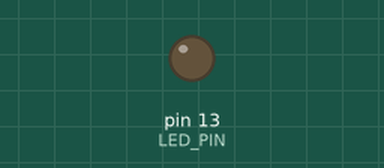
Recording of a sketch running on a simulated Arduino Uno, built with avr-gcc and run on an emulated ATmega328P. Parts: output pins drawn as LEDs (lit = HIGH). What the sketch prints to the serial monitor is not drawn.

Above: at 0.81 s.
At 1.56 s:
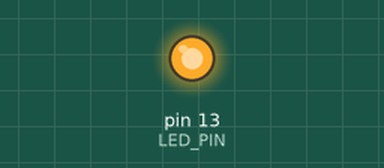
Timing chart, 0 to 3.0 s (numbered marks = the images above):
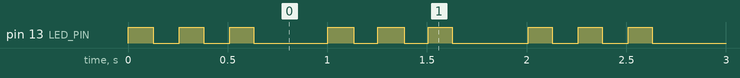

Measured:
- by itself, pin 13 (LED_PIN): repeats every 1.0 s: 2 × (LOW 0.13 s, HIGH 0.12 s), LOW 0.37 s, HIGH 0.13 s
- by itself, everything shown: repeats every 1.0 s, in 6 steps

The sketch:

test_led.ino
```cpp
constexpr const int LED_PIN = LED_BUILTIN;
const unsigned int BLINK_INTERVAL = 1000; // blink time in milliseconds, max 4 on/off in this time

#define LOG_LED(message) Serial.println(message);

#include "led.hpp"


LED led;

void setup()
{
    while (!Serial)
        ;
    Serial.begin(115200);

    led = LED();
}

void loop()
{
    led.ShowStatus(LED::Signal::Gallop),
    led.Update(millis());
}
```

led.hpp
```cpp
#ifndef __LED_HPP
#define __LED_HPP

class LED
{
public:
    // A byte where every bit sets the led on (1) or off (0) and is called periodicially.
    // The naming relates to the musical notation and horses.
    enum class Signal : uint8_t
    {
        Off = 0x0,           // 0000 0000
        Whole = 0xFF,        // 1111 1111 Whole
        Half = 0xF0,         // 1111 0000 Half
        Quarter = 0xC0,      // 1100 0000 Quarter
        Eights = 0x80,       // 1000 0000 Eights
        Sixteenth = 0x88,    // 1000 1000 Sixteenth
        ThirtySecond = 0xAA, // 1010 1010 ThirtySecond
        Trab = 0xA0,         // 1010 0000 Trab
        Gallop = 0xA8        // 1010 1000 Gallop
    };

    LED()
        : lastTime_{0}, signalStyle_{Signal::Off}
    {
        pinMode(LED_PIN, OUTPUT);
        digitalWrite(LED_PIN, LOW);
    }

    // Update in loop to blink the led in the desired way
    void Update(const unsigned long &CurrentTime) noexcept
    {
        const auto blinkIntervalProgress = CurrentTime % BLINK_INTERVAL;
        const auto currentIndex = blinkIntervalProgress / (BLINK_INTERVAL / 8);
        const auto ledState = 0x80 >> currentIndex & static_cast<uint8_t>(signalStyle_);
        digitalWrite(LED_PIN, ledState);
        lastTime_ = CurrentTime;
        LOG_LED(String("blinkStyle: ") + static_cast<int>(signalStyle_) + " :: currentIndex = blinkIntervalProgress / BLINK_INTERVAL :: " + currentIndex + " = " + blinkIntervalProgress + " / " + BLINK_INTERVAL + " - LED: " + ledState)
    }

    // Sets a status type to be displayed by the led
    void ShowStatus(Signal SignalStyle)
    {
        signalStyle_ = SignalStyle;
        LOG_LED(String("ShowStatus: ") + static_cast<int>(signalStyle_))
    }

private:
    Signal signalStyle_;
    unsigned long lastTime_;
};

#endif
```
